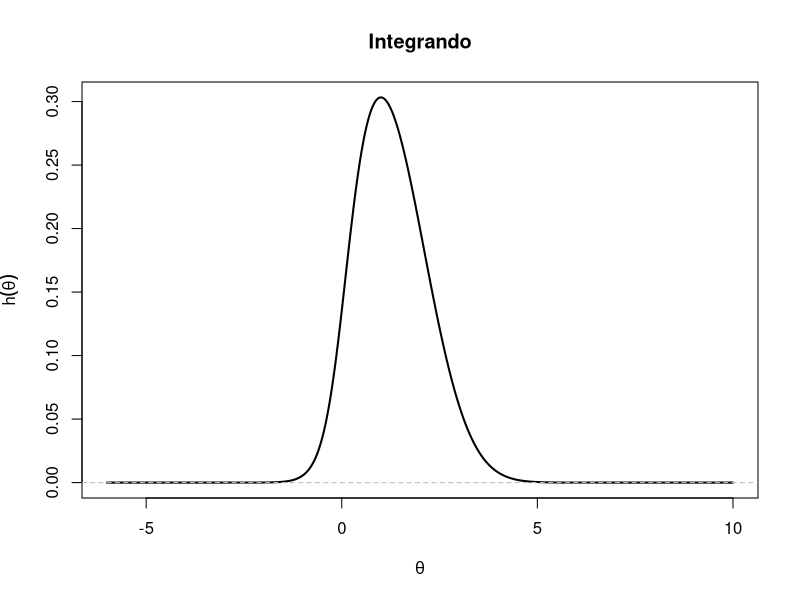
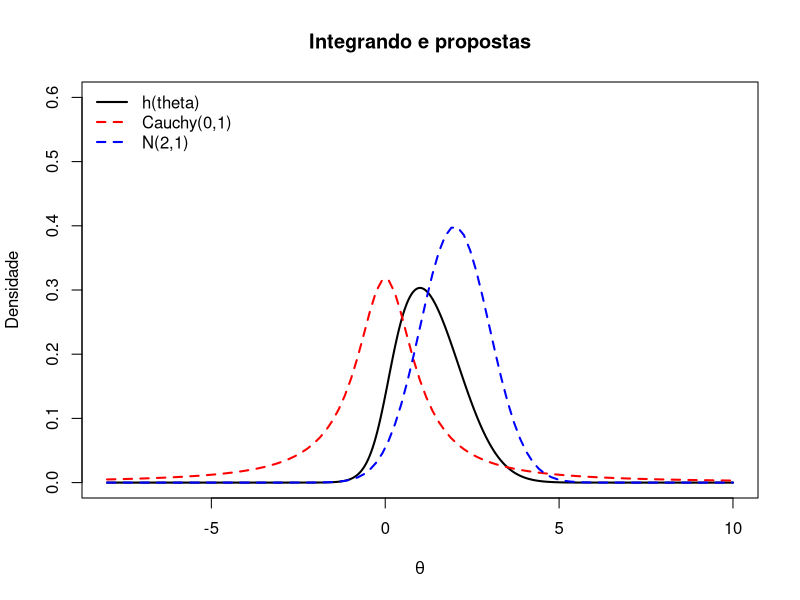

Write the R code that produced these figures, in order.
## ---- chunk 1
knitr::opts_chunk$set(echo = TRUE)
## ---- chunk 2

h = function(theta){
  (1/(1 + theta^2)) * exp(-(2 - theta)^2/2)
}

## ---- chunk 3

curve(h(x), from = -6, to = 10, n = 1000, lwd = 2,
      xlab = expression(theta), ylab = expression(h(theta)),
      main = "Integrando")
abline(h = 0, lty = 2, col = "gray")

## ---- chunk 4

a = -10
b = 14
passo = 0.001

grade = seq(a, b, by = passo)
length(grade)

valores = h(grade)

# Regra dos trapézios composta
I_trapezio = passo * (sum(valores) - (valores[1] + valores[length(valores)])/2)
I_trapezio

# Conferindo com a função integrate do R
integrate(h, lower = -Inf, upper = Inf)

## ---- chunk 5

set.seed(1807)

n = 10000

# i) amostramos da proposta Cauchy padrão
theta_cauchy = rcauchy(n)

# ii) calculamos h(theta)/q(theta) em cada ponto
w_cauchy = h(theta_cauchy) / dcauchy(theta_cauchy)

# iii) estimativa de Monte Carlo
I_cauchy = mean(w_cauchy)
I_cauchy

## ---- chunk 6

v_cauchy = sum((w_cauchy - I_cauchy)^2) / n^2
ep_cauchy = sqrt(v_cauchy)
ep_cauchy

# Intervalo de confiança aproximado de 95% (aproximação normal para n grande)
c(I_cauchy - 1.96*ep_cauchy, I_cauchy + 1.96*ep_cauchy)

## ---- chunk 7

set.seed(1807)

n = 10000

theta_normal = rnorm(n, mean = 2, sd = 1)

w_normal = h(theta_normal) / dnorm(theta_normal, mean = 2, sd = 1)

I_normal = mean(w_normal)
I_normal

v_normal = sum((w_normal - I_normal)^2) / n^2
ep_normal = sqrt(v_normal)
ep_normal

## ---- chunk 8

comparacao = data.frame(
  Metodo = c("Trapézio", "MC - Cauchy(0,1)", "MC - Normal(2,1)"),
  Estimativa = c(I_trapezio, I_cauchy, I_normal),
  Erro_padrao = c(NA, ep_cauchy, ep_normal)
)
comparacao

# Razão entre as variâncias estimadas
v_cauchy / v_normal

## ---- chunk 9

# Comparando as propostas com o integrando (normalizado só para visualização)
curve(h(x), from = -8, to = 10, n = 1000, lwd = 2, ylim = c(0, 0.6),
      xlab = expression(theta), ylab = "Densidade",
      main = "Integrando e propostas")
curve(dcauchy(x), add = TRUE, col = "red", lty = 2, lwd = 2)
curve(dnorm(x, mean = 2, sd = 1), add = TRUE, col = "blue", lty = 2, lwd = 2)
legend("topleft", legend = c("h(theta)", "Cauchy(0,1)", "N(2,1)"),
       col = c("black", "red", "blue"), lty = c(1, 2, 2), lwd = 2, bty = "n")
